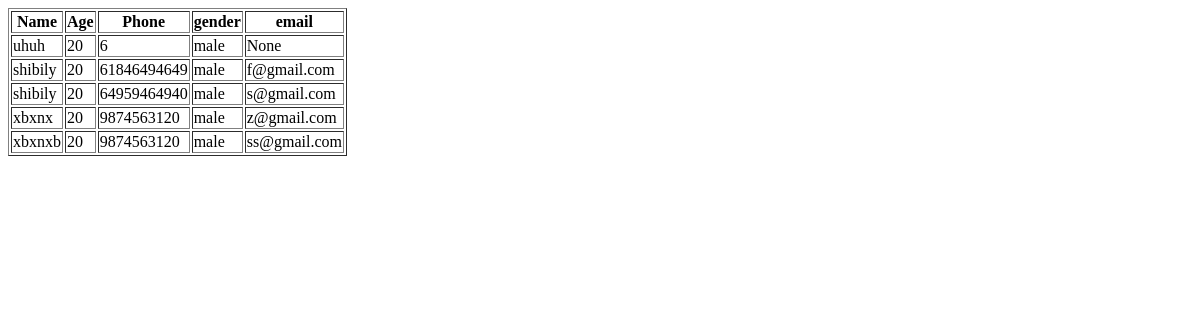
Page /viewpatient on the earlier database version.
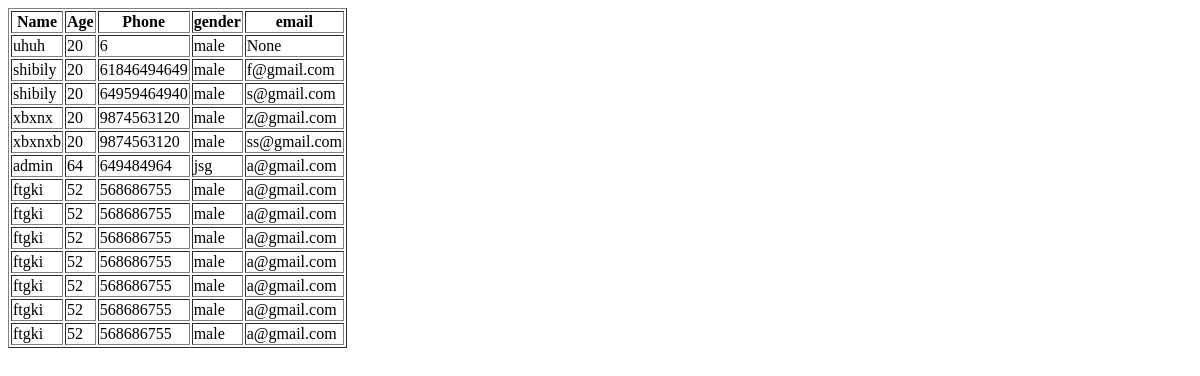
Same page on the later database version.
### braintumourapp/models.py (models this page shows)
class patientmodel(models.Model):
    LOGINID=models.ForeignKey(loginModel,on_delete=models.CASCADE,null=True,blank=True)
    name=models.CharField(max_length=100,null=True,blank=True)
    email=models.CharField(max_length=100,null=True,blank=True)
    phone=models.BigIntegerField(null=True,blank=True)
    age=models.IntegerField(null=True,blank=True)
    gender=models.CharField(max_length=100,null=True,blank=True)

### braintumourapp/views.py (the view)
# urls.py: path('viewpatient',ViewPatients.as_view(),name='viewpatient'),
class ViewPatients(View):
    def get(self,request):
        s=patientmodel.objects.all()
        return render(request,'ADMINISTRATION/viewpatient.html',{'patients':s})

### templates/ADMINISTRATION/viewpatient.html (shortened to what this page needs)
<!DOCTYPE html>
<html lang="en">
<head>
 </head>
<body>
    <table border="1">
    <tr>
        <th>Name</th>
        <th>Age</th>
        <th>Phone</th>
        <th>gender</th>
        <th>email</th>
    </tr>
    {% for i in patients %}
    <tr>
        <td>{{i.name}}</td>
        <td>{{i.age}}</td>
        <td>{{i.phone}}</td>
        <td>{{i.gender}}</td>
        <td>{{i.email}}</td>
    </tr>
    {% endfor %}
    </table>
</body>
</html>

Differences in the rows shown:
added patientmodel: name "admin", age "64", phone "649484964", gender "jsg", email "a@gmail.com"
added patientmodel: name "ftgki", age "52", phone "568686755", gender "male", email "a@gmail.com"
added patientmodel: name "ftgki", age "52", phone "568686755", gender "male", email "a@gmail.com"
added patientmodel: name "ftgki", age "52", phone "568686755", gender "male", email "a@gmail.com"
added patientmodel: name "ftgki", age "52", phone "568686755", gender "male", email "a@gmail.com"
added patientmodel: name "ftgki", age "52", phone "568686755", gender "male", email "a@gmail.com"
added patientmodel: name "ftgki", age "52", phone "568686755", gender "male", email "a@gmail.com"
added patientmodel: name "ftgki", age "52", phone "568686755", gender "male", email "a@gmail.com"
